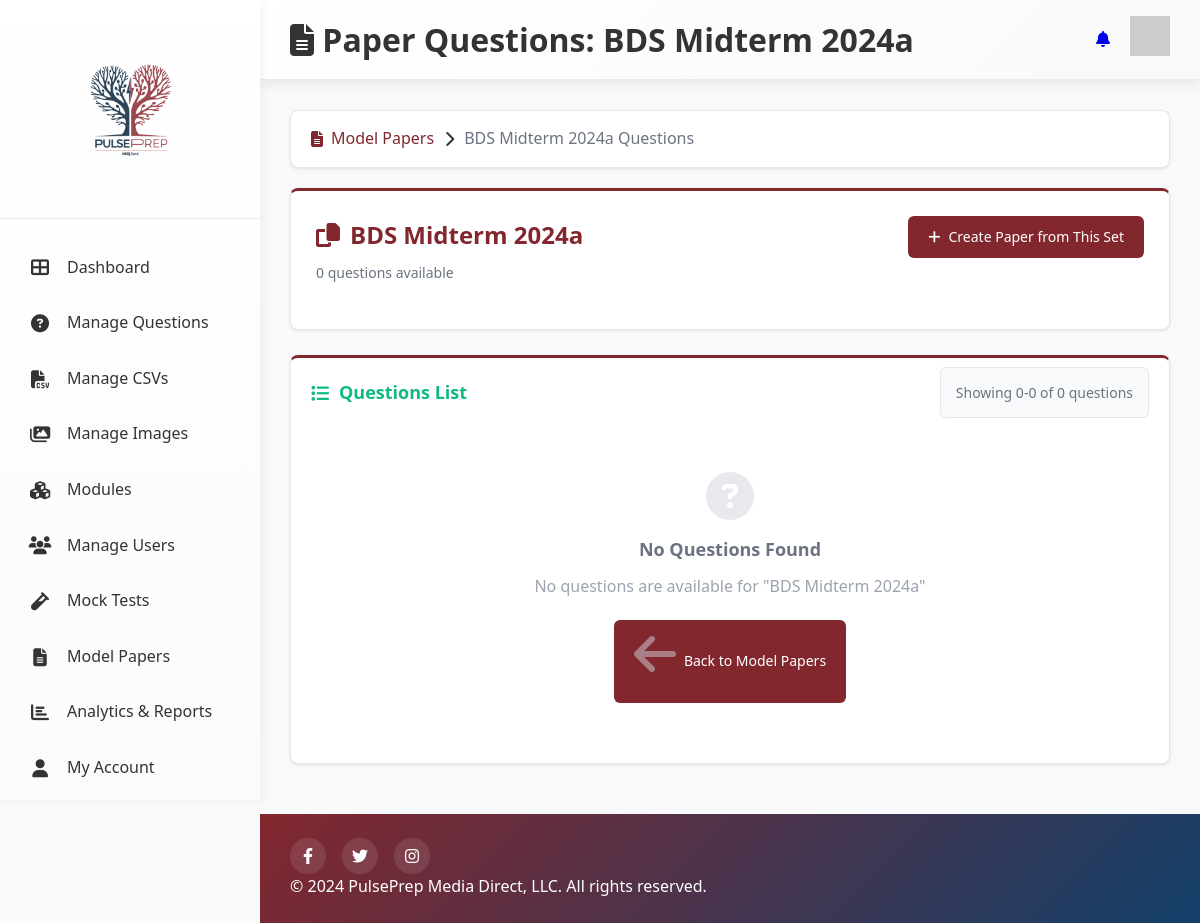
The app's page /modelpaper/questions/BDS Midterm 2024a/ (signed in), older data.
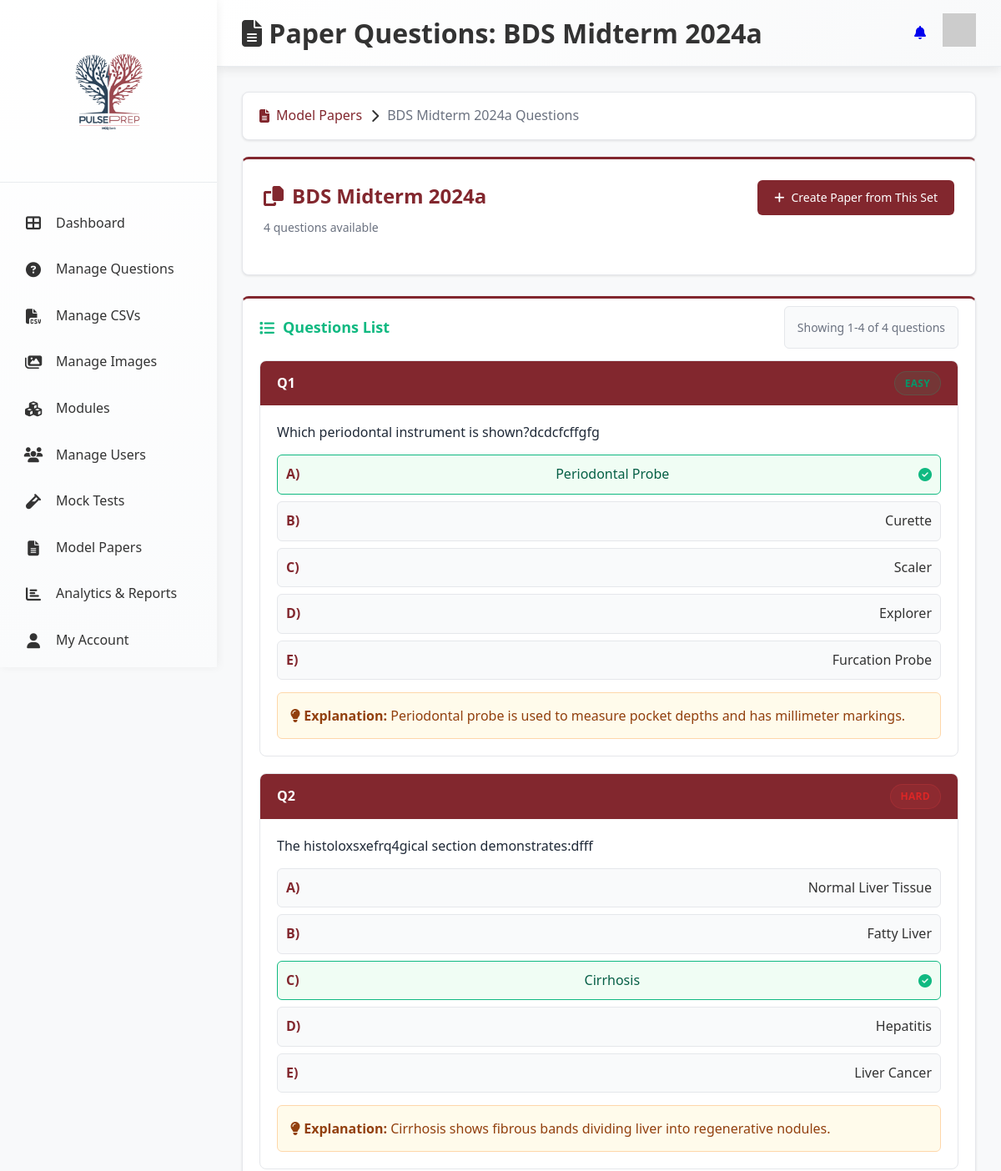
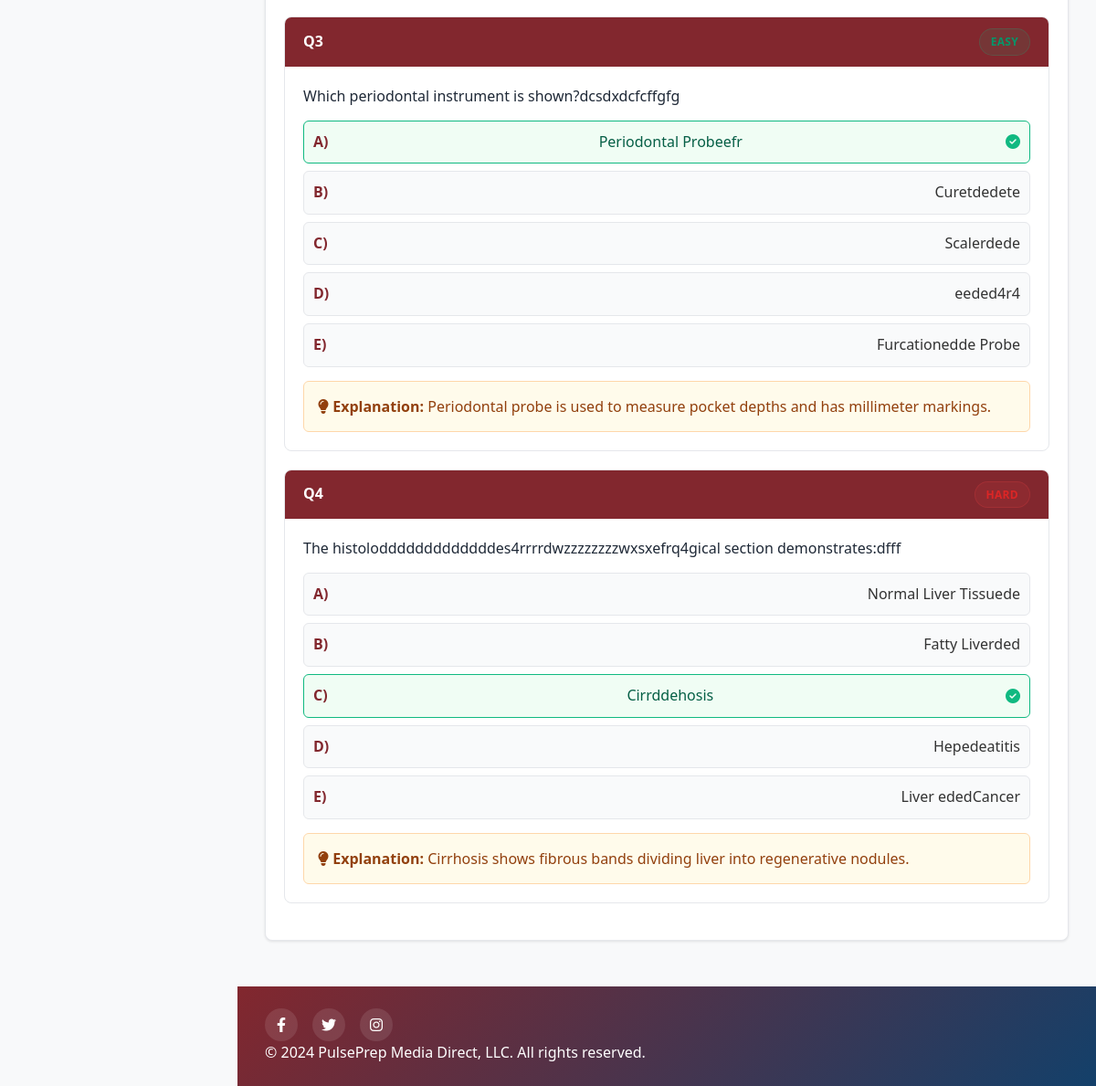
The same page, newer data (2 pictures, top to bottom).
### modelpaper/models.py (models this page shows, shortened)
class PaperQuestion(models.Model):
    CORRECT_ANSWER_CHOICES = [
        ('A', 'A'),
        ('B', 'B'),
        ('C', 'C'),
        ('D', 'D'),
        ('E', 'E'),
    ]
    DIFFICULTY_CHOICES = [
        ('Easy', 'Easy'),
        ('Medium', 'Medium'),
        ('Hard', 'Hard'),
    ]
    DEGREE_CHOICES = [
        ('MBBS', 'MBBS'),
        ('BDS', 'BDS'),
    ]
    YEAR_CHOICES = [
        ('1st', '1st'),
        ('2nd', '2nd'),
        ('3rd', '3rd'),
        ('4th', '4th'),
        ('5th', '5th'),
    ]
    question_text = models.TextField()
    option_a = models.TextField()
    option_b = models.TextField()
    option_c = models.TextField()
    option_d = models.TextField()
    option_e = models.TextField(blank=True, null=True)
    correct_answer = models.CharField(max_length=1, choices=CORRECT_ANSWER_CHOICES)
    paper_name = models.CharField(max_length=200)  # e.g., "MBBS Final 2024"
    degree = models.CharField(max_length=4, choices=DEGREE_CHOICES, blank=True)
    year = models.CharField(max_length=3, choices=YEAR_CHOICES, blank=True)
    module = models.CharField(max_length=100, blank=True)
    subject = models.CharField(max_length=100, blank=True)
    topic = models.CharField(max_length=100, blank=True)
    difficulty = models.CharField(max_length=6, choices=DIFFICULTY_CHOICES, default='Medium')
    explanation = models.TextField(blank=True, null=True)
    marks = models.IntegerField(default=1)
    created_at = models.DateTimeField(auto_now_add=True)
    created_by = models.ForeignKey(settings.AUTH_USER_MODEL, on_delete=models.SET_NULL, null=True, blank=True)
    class Meta:
        ordering = ['paper_name', 'id']

### modelpaper/views.py (the view)
# urls.py: path('questions/<path:paper_name>/', views.view_paper_questions, name='view_paper_questions'),
@content_access_required
def view_paper_questions(request, paper_name):
    decoded_paper_name = unquote(paper_name)
    print(f"Original paper_name: '{paper_name}'")  # Debug line
    print(f"Decoded paper_name: '{decoded_paper_name}'")  # Debug line
    questions = PaperQuestion.objects.filter(paper_name=decoded_paper_name)
    questions = apply_user_access_filter(questions, request.user)
    print(f"Found {questions.count()} accessible questions")  # Debug line
    if questions.count() == 0:
        all_questions = PaperQuestion.objects.filter(paper_name__iexact=decoded_paper_name)
        questions = apply_user_access_filter(all_questions, request.user)
        print(f"Case-insensitive search found {questions.count()} accessible questions")
        if questions.count() == 0:
            accessible_papers = PaperQuestion.objects.all()
            accessible_papers = apply_user_access_filter(accessible_papers, request.user)
            all_papers = accessible_papers.values_list('paper_name', flat=True).distinct()
            print("Available paper names in database (user accessible):")
            for paper in all_papers:
                print(f"  - '{paper}'")
    paginator = Paginator(questions, 10)
    page_number = request.GET.get('page')
    page_obj = paginator.get_page(page_number)
    context = {
        'page_obj': page_obj,
        'paper_name': decoded_paper_name,  # Use decoded name for display
        'total_questions': questions.count(),
        'user_access': get_user_access_info(request.user),
    }
    return render(request, 'modelpaper/view_paper_questions.html', context)

### notifications/context_processors.py (called while the page is built)
def notification_context(request):
    if request.user.is_authenticated:
        try:
            unread_count = NotificationMessage.objects.filter(
                Q(recipient=request.user) | Q(recipient__isnull=True),
                is_read=False
            ).count()
            return {
                'unread_count': unread_count,
            }
        except Exception:
            return {'unread_count': 0}
    return {'unread_count': 0}

### user_management/context_processors.py (called while the page is built, shortened)
def admin_navigation_stats(request):
    User = get_user_model()
    if not request.user.is_authenticated:
        return {}
    return {}

def user_access_context(request):
    user = request.user
    if user.is_admin or user.is_superuser:
        access_info = {
            'level': 'admin',
            'display': 'Administrator',
            'can_access': True,
            'filter_params': None
        }
    return {
        'user_access_level': access_info['level'],
        'user_access_display': access_info['display'],
        'can_access_content': access_info['can_access'],
        'user_filter_params': access_info.get('filter_params'),
        'is_admin': user.is_admin or user.is_superuser,
        'is_student': not (user.is_admin or user.is_superuser),
    }

### user_management/utils.py (called while the page is built, shortened)
def get_user_access_info(user):
    if user.is_admin or user.is_superuser:
        return {
            'level': 'admin',
            'display': 'Administrator - Full Access to All Content',
            'can_access': True,
            'degree': None,
            'year': None,
            'filter_params': {},
            'can_create_tests': True,
            'can_manage_users': True,
            'can_view_analytics': True,
        }

### templates/modelpaper/view_paper_questions.html (shortened to what this page needs)
{% load static %}
<!DOCTYPE html>
<html lang="en">
  <head>
    <link rel="stylesheet" href="{% static 'css/DAstyles.css' %}" />
    <link rel="stylesheet" href="{% static 'css/MQstyles.css' %}" />
    <link
      rel="stylesheet"
      href="https://cdnjs.cloudflare.com/ajax/libs/font-awesome/6.4.0/css/all.min.css"
    />
  </head>
  <body>
    <div class="container">
<aside class="sidebar">
  <div class="logo-container">
    <img src="{% static 'images/Logo.png' %}" alt="PulsePrep Logo" class="logo" />
  </div>
  <nav class="nav-menu">
    <a href="{% url 'dashboard' %}" class="nav-item {% if request.resolver_match.url_name == 'dashboard' %}active{% endif %}">
      <i class="fas fa-th-large"></i>
      <span>Dashboard</span>
    </a>
    <a href="{% url 'questionbank' %}" class="nav-item {% if request.resolver_match.url_name == 'questionbank' %}active{% endif %}">
      <i class="fas fa-question-circle"></i>
      <span>Manage Questions</span>
    </a>
    <a href="{% url 'manage_csv' %}" class="nav-item {% if request.resolver_match.url_name == 'manage_csv' %}active{% endif %}">
      <i class="fas fa-file-csv"></i>
      <span>Manage CSVs</span>
    </a>
    <a href="{% url 'manage_images' %}" class="nav-item {% if request.resolver_match.url_name == 'manage_images' %}active{% endif %}">
      <i class="fas fa-images"></i>
      <span>Manage Images</span>
    </a>
    <a href="{% url 'managemodule' %}" class="nav-item {% if request.resolver_match.url_name == 'managemodule' %}active{% endif %}">
      <i class="fas fa-cubes"></i>
      <span>Modules</span>
    </a>
    <a href="/admin/user_management/customuser/" class="nav-item">
      <i class="fas fa-users"></i>
      <span>Manage Users</span>
    </a>
    <a href="{% url 'mocktest_list' %}" class="nav-item {% if request.resolver_match.url_name == 'mocktest_list' %}active{% endif %}">
      <i class="fas fa-vial"></i>
      <span>Mock Tests</span>
    </a>
    <a href="{% url 'modelpaper_list' %}" class="nav-item {% if request.resolver_match.url_name == 'modelpaper_list' %}active{% endif %}">
      <i class="fas fa-file-alt"></i>
      <span>Model Papers</span>
    </a>
    <a href="{% url 'analytics_report' %}" class="nav-item {% if request.resolver_match.url_name == 'analytics_report' %}active{% endif %}">
      <i class="fas fa-chart-bar"></i>
      <span>Analytics & Reports</span>
    </a>
    <a href="{% url 'myaccount' %}" class="nav-item {% if request.resolver_match.url_name == 'myaccount' %}active{% endif %}">
      <i class="fas fa-user"></i>
      <span>My Account</span>
    </a>
    <a href="{% url 'notification_center' %}" class="nav-item {% if request.resolver_match.url_name == 'notification_center' %}active{% endif %}">
    </a>
  </nav>
</aside>
      <main class="main-content">
        <header class="header">
          <h1>
            <i class="fas fa-file-alt"></i>
            Paper Questions: {{ paper_name }}
          </h1>
          <div class="user-menu">
            <a href="{% url 'notification_center' %}"><i class="fas fa-bell"></i></a>
            <div class="avatar">
              <img src="https://i.pravatar.cc/40?img=12" alt="User Avatar" />
            </div>
          </div>
        </header>
        <div class="dashboard-content">
          <div class="breadcrumb-nav">
            <a href="{% url 'modelpaper_list' %}" class="breadcrumb-link">
              <i class="fas fa-file-alt"></i> Model Papers
            </a>
            <i class="fas fa-chevron-right"></i>
            <span class="breadcrumb-current">
              {{ paper_name }} Questions
            </span>
          </div>
          <div class="paper-info-section">
            <div class="paper-header">
              <div class="paper-title">
                <h2><i class="fas fa-copy"></i> {{ paper_name }}</h2>
                <p class="paper-description">{{ total_questions }} question{{ total_questions|pluralize }} available</p>
              </div>
              <div class="paper-actions">
                <a href="{% url 'create_paper' %}?paper_name={{ paper_name|urlencode }}" class="action-btn primary">
                  <i class="fas fa-plus"></i> Create Paper from This Set
                </a>
              </div>
            </div>
          </div>
          <div class="questions-section">
            <div class="section-header">
              <h3><i class="fas fa-list"></i> Questions List</h3>
              <div class="section-actions">
                <span class="results-info">
                  Showing {{ page_obj.start_index }}-{{ page_obj.end_index }} of {{ total_questions }} questions
                </span>
              </div>
            </div>
            <div class="questions-container">
              {% for question in page_obj %}
                <div class="question-card">
                  <div class="question-header">
                    <span class="question-number">Q{{ forloop.counter|add:page_obj.start_index|add:"-1" }}</span>
                    <span class="difficulty-badge {{ question.difficulty|lower }}">{{ question.difficulty }}</span>
                  </div>
                  <div class="question-content">
                    <div class="question-text">
                      {{ question.question_text }}
                    </div>
                    <div class="options-list">
                      <div class="option {% if question.correct_answer == 'A' %}correct{% endif %}">
                        <strong>A)</strong> {{ question.option_a }}
                        {% if question.correct_answer == 'A' %}<i class="fas fa-check-circle"></i>{% endif %}
                      </div>
                      <div class="option {% if question.correct_answer == 'B' %}correct{% endif %}">
                        <strong>B)</strong> {{ question.option_b }}
                      </div>
                      <div class="option {% if question.correct_answer == 'C' %}correct{% endif %}">
                        <strong>C)</strong> {{ question.option_c }}
                        {% if question.correct_answer == 'C' %}<i class="fas fa-check-circle"></i>{% endif %}
                      </div>
                      <div class="option {% if question.correct_answer == 'D' %}correct{% endif %}">
                        <strong>D)</strong> {{ question.option_d }}
                      </div>
                      {% if question.option_e %}
                        <div class="option {% if question.correct_answer == 'E' %}correct{% endif %}">
                          <strong>E)</strong> {{ question.option_e }}
                        </div>
                      {% endif %}
                    </div>
                    {% if question.explanation %}
                      <div class="explanation">
                        <strong><i class="fas fa-lightbulb"></i> Explanation:</strong>
                        {{ question.explanation }}
                      </div>
                    {% endif %}
                  </div>
                </div>
              {% empty %}
                <div class="empty-state">
                  <i class="fas fa-question-circle"></i>
                  <h3>No Questions Found</h3>
                  <p>No questions are available for "{{ paper_name }}"</p>
                  <a href="{% url 'modelpaper_list' %}" class="action-btn">
                    <i class="fas fa-arrow-left"></i> Back to Model Papers
                  </a>
                </div>
              {% endfor %}
            </div>
          </div>
        </div>
        <footer class="footer">
          <div class="social-links">
            <a href="#" title="Facebook"><i class="fab fa-facebook-f"></i></a>
            <a href="#" title="Twitter"><i class="fab fa-twitter"></i></a>
            <a href="#" title="Instagram"><i class="fab fa-instagram"></i></a>
          </div>
          <div class="copyright">
            &copy; {{ current_year|default:"2024" }} PulsePrep Media Direct, LLC. All rights reserved.
          </div>
        </footer>
      </main>
    </div>
  </body>
</html>

### templates/includes/favicon.html (shortened to what this page needs)
{% load static %}

### static/css/DAstyles.css (style rules this page uses)
:root { --primary-color: #82272e; --secondary-color: #13406a; --accent-color: #f1d7dc; --text-color: #333; --light-gray: #f8f9fa; --medium-gray: #e9ecef; --dark-gray: #343a40; --success-color: #28a745; --warning-color: #ffa800; --danger-color: #dc3545; --info-color: #17a2b8; --border-radius: 12px; --border-radius-sm: 8px; --box-shadow: 0 4px 12px rgba(0, 0, 0, 0.08); --box-shadow-lg: 0 8px 25px rgba(0, 0, 0, 0.15); --transition: all 0.3s cubic-bezier(0.4, 0, 0.2, 1); --sidebar-width: 260px; --header-height: 80px; }
* { margin: 0; padding: 0; box-sizing: border-box; }
body { font-family: "Segoe UI", system-ui, -apple-system, sans-serif; color: var(--text-color); background-color: var(--light-gray); line-height: 1.6; overflow-x: hidden; }
.container { display: flex; min-height: 100vh; position: relative; }
.sidebar { background: linear-gradient(180deg, #ffffff 0%, #fafbfc 100%); width: var(--sidebar-width); position: fixed; height: 100vh; left: 0; top: 0; z-index: 1000; box-shadow: 2px 0 10px rgba(0, 0, 0, 0.05); transition: var(--transition); overflow-y: auto; }
.logo-container { padding: 25px 20px; text-align: center; border-bottom: 1px solid var(--medium-gray); }
.logo { max-width: 160px; height: auto; }
.nav-menu { padding: 20px 0; }
.nav-item { display: flex; align-items: center; padding: 14px 25px; color: var(--text-color); text-decoration: none; transition: var(--transition); border-left: 3px solid transparent; margin: 2px 0; }
.nav-item i { margin-right: 15px; font-size: 18px; width: 24px; text-align: center; }
.main-content { flex: 1; margin-left: var(--sidebar-width); min-height: 100vh; display: flex; flex-direction: column; }
.header { background: linear-gradient(135deg, #ffffff 0%, #f8f9fa 100%); height: var(--header-height); display: flex; align-items: center; justify-content: space-between; padding: 0 30px; box-shadow: var(--box-shadow); position: sticky; top: 0; z-index: 100; border-bottom: 1px solid var(--medium-gray); }
.user-menu { display: flex; align-items: center; gap: 20px; }
.dashboard-content { padding: 30px; flex: 1; }
.section-header { display: flex; justify-content: space-between; align-items: center; margin-bottom: 25px; }
.footer { background: linear-gradient(135deg, var(--primary-color), var(--secondary-color)); color: white; padding: 24px 30px; margin-top: auto; }
.social-links { display: flex; gap: 16px; }
.social-links a { width: 36px; height: 36px; background-color: rgba(255, 255, 255, 0.1); border-radius: 50%; display: flex; align-items: center; justify-content: center; color: white; transition: var(--transition); text-decoration: none; }
.nav-item { animation: slideInLeft 0.4s ease-out; animation-fill-mode: both; }
.nav-item:nth-child(1) { animation-delay: 0.1s; }
.nav-item:nth-child(2) { animation-delay: 0.15s; }
.nav-item:nth-child(3) { animation-delay: 0.2s; }
.nav-item:nth-child(4) { animation-delay: 0.25s; }
.nav-item:nth-child(5) { animation-delay: 0.3s; }
.nav-item:nth-child(6) { animation-delay: 0.35s; }
.nav-item:nth-child(7) { animation-delay: 0.4s; }
.nav-item:nth-child(8) { animation-delay: 0.45s; }
.nav-item:nth-child(9) { animation-delay: 0.5s; }
.nav-item:nth-child(10) { animation-delay: 0.55s; }

Row changes from the older to the newer data that the page shows:
added PaperQuestion: difficulty "EASY", question_text "Which periodontal instrument is shown?dcdcfcffgfg", option_a "Periodontal Probe", correct_answer "A" (drawn), option_b "Curette", option_c "Scaler", option_d "Explorer", option_e "Furcation Probe", explanation "Periodontal probe is used to measure pocket depths and has millimeter markings."
added PaperQuestion: difficulty "HARD", question_text "The histoloxsxefrq4gical section demonstrates:dfff", option_a "Normal Liver Tissue", option_b "Fatty Liver", option_c "Cirrhosis", correct_answer "C" (drawn), option_d "Hepatitis", option_e "Liver Cancer", explanation "Cirrhosis shows fibrous bands dividing liver into regenerative nodules."
added PaperQuestion: difficulty "EASY", question_text "Which periodontal instrument is shown?dcsdxdcfcffgfg", option_a "Periodontal Probeefr", correct_answer "A" (drawn), option_b "Curetdedete", option_c "Scalerdede", option_d "eeded4r4", option_e "Furcationedde Probe", explanation "Periodontal probe is used to measure pocket depths and has millimeter markings."
added PaperQuestion: difficulty "HARD", question_text "The histolodddddddddddddes4rrrrdwzzzzzzzzwxsxefrq4gical section demonstrates:dfff", option_a "Normal Liver Tissuede", option_b "Fatty Liverded", option_c "Cirrddehosis", correct_answer "C" (drawn), option_d "Hepedeatitis", option_e "Liver ededCancer", explanation "Cirrhosis shows fibrous bands dividing liver into regenerative nodules."
Text that changed along with them:
{{ total_questions }}: "0" → "4"
{{ page_obj.start_index }}: "0" → "1"
{{ page_obj.end_index }}: "0" → "4"
{{ paper_name }}: "BDS Midterm 2024a" → (not shown)
text no longer shown: "No Questions Found No questions are available for \" \" Back to Model Papers"
